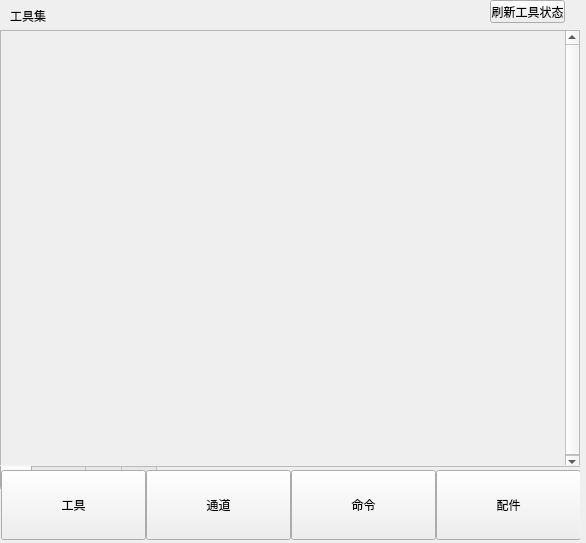
<?xml version="1.0" encoding="UTF-8"?>
<ui version="4.0">
 <class>tools_window</class>
 <widget class="QWidget" name="tools_window">
  <property name="geometry">
   <rect>
    <x>0</x>
    <y>0</y>
    <width>586</width>
    <height>543</height>
   </rect>
  </property>
  <property name="windowTitle">
   <string>工具库</string>
  </property>
  <widget class="QWidget" name="tools_font" native="true">
   <property name="geometry">
    <rect>
     <x>0</x>
     <y>0</y>
     <width>580</width>
     <height>540</height>
    </rect>
   </property>
   <property name="styleSheet">
    <string notr="true"/>
   </property>
   <widget class="QTabWidget" name="tabWidget">
    <property name="geometry">
     <rect>
      <x>0</x>
      <y>0</y>
      <width>580</width>
      <height>491</height>
     </rect>
    </property>
    <property name="styleSheet">
     <string notr="true"/>
    </property>
    <property name="tabPosition">
     <enum>QTabWidget::South</enum>
    </property>
    <property name="tabShape">
     <enum>QTabWidget::Rounded</enum>
    </property>
    <property name="currentIndex">
     <number>0</number>
    </property>
    <property name="iconSize">
     <size>
      <width>30</width>
      <height>30</height>
     </size>
    </property>
    <property name="documentMode">
     <bool>true</bool>
    </property>
    <property name="movable">
     <bool>true</bool>
    </property>
    <property name="tabBarAutoHide">
     <bool>true</bool>
    </property>
    <widget class="QWidget" name="tools_tab_tool">
     <attribute name="title">
      <string>1</string>
     </attribute>
     <widget class="QWidget" name="tool_window" native="true">
      <property name="geometry">
       <rect>
        <x>0</x>
        <y>0</y>
        <width>580</width>
        <height>471</height>
       </rect>
      </property>
      <property name="styleSheet">
       <string notr="true"/>
      </property>
      <widget class="QLabel" name="tool_label">
       <property name="geometry">
        <rect>
         <x>10</x>
         <y>10</y>
         <width>54</width>
         <height>12</height>
        </rect>
       </property>
       <property name="text">
        <string>工具集</string>
       </property>
      </widget>
      <widget class="QScrollArea" name="tool_scrollArea">
       <property name="geometry">
        <rect>
         <x>0</x>
         <y>30</y>
         <width>580</width>
         <height>440</height>
        </rect>
       </property>
       <property name="verticalScrollBarPolicy">
        <enum>Qt::ScrollBarAlwaysOn</enum>
       </property>
       <property name="horizontalScrollBarPolicy">
        <enum>Qt::ScrollBarAlwaysOff</enum>
       </property>
       <property name="sizeAdjustPolicy">
        <enum>QAbstractScrollArea::AdjustToContentsOnFirstShow</enum>
       </property>
       <property name="widgetResizable">
        <bool>false</bool>
       </property>
       <widget class="QWidget" name="scrollAreaWidgetContents_tool">
        <property name="geometry">
         <rect>
          <x>0</x>
          <y>0</y>
          <width>570</width>
          <height>439</height>
         </rect>
        </property>
       </widget>
      </widget>
      <widget class="QPushButton" name="pushButton">
       <property name="geometry">
        <rect>
         <x>490</x>
         <y>0</y>
         <width>75</width>
         <height>23</height>
        </rect>
       </property>
       <property name="text">
        <string>刷新工具状态</string>
       </property>
      </widget>
     </widget>
    </widget>
    <widget class="QWidget" name="tools_tab_tunnel">
     <attribute name="title">
      <string>Tab 2</string>
     </attribute>
     <widget class="QWidget" name="tunnel_window" native="true">
      <property name="geometry">
       <rect>
        <x>0</x>
        <y>0</y>
        <width>580</width>
        <height>471</height>
       </rect>
      </property>
      <property name="styleSheet">
       <string notr="true"/>
      </property>
      <widget class="QLabel" name="tunnel_label">
       <property name="geometry">
        <rect>
         <x>10</x>
         <y>10</y>
         <width>54</width>
         <height>12</height>
        </rect>
       </property>
       <property name="text">
        <string>通道集</string>
       </property>
      </widget>
      <widget class="QScrollArea" name="tunnel_scrollArea">
       <property name="geometry">
        <rect>
         <x>0</x>
         <y>30</y>
         <width>580</width>
         <height>440</height>
        </rect>
       </property>
       <property name="verticalScrollBarPolicy">
        <enum>Qt::ScrollBarAlwaysOn</enum>
       </property>
       <property name="horizontalScrollBarPolicy">
        <enum>Qt::ScrollBarAlwaysOff</enum>
       </property>
       <property name="sizeAdjustPolicy">
        <enum>QAbstractScrollArea::AdjustToContentsOnFirstShow</enum>
       </property>
       <property name="widgetResizable">
        <bool>false</bool>
       </property>
       <widget class="QWidget" name="scrollAreaWidgetContents_tunnel">
        <property name="geometry">
         <rect>
          <x>0</x>
          <y>0</y>
          <width>570</width>
          <height>439</height>
         </rect>
        </property>
       </widget>
      </widget>
     </widget>
    </widget>
    <widget class="QWidget" name="tools_tab_command">
     <attribute name="title">
      <string>页</string>
     </attribute>
     <widget class="QWidget" name="command_window" native="true">
      <property name="geometry">
       <rect>
        <x>0</x>
        <y>0</y>
        <width>580</width>
        <height>471</height>
       </rect>
      </property>
      <property name="styleSheet">
       <string notr="true"/>
      </property>
      <widget class="QLabel" name="command_label">
       <property name="geometry">
        <rect>
         <x>10</x>
         <y>10</y>
         <width>54</width>
         <height>12</height>
        </rect>
       </property>
       <property name="text">
        <string>命令集</string>
       </property>
      </widget>
      <widget class="QScrollArea" name="command_scrollArea">
       <property name="geometry">
        <rect>
         <x>0</x>
         <y>30</y>
         <width>580</width>
         <height>440</height>
        </rect>
       </property>
       <property name="verticalScrollBarPolicy">
        <enum>Qt::ScrollBarAlwaysOn</enum>
       </property>
       <property name="horizontalScrollBarPolicy">
        <enum>Qt::ScrollBarAlwaysOff</enum>
       </property>
       <property name="sizeAdjustPolicy">
        <enum>QAbstractScrollArea::AdjustToContentsOnFirstShow</enum>
       </property>
       <property name="widgetResizable">
        <bool>false</bool>
       </property>
       <widget class="QWidget" name="scrollAreaWidgetContents_command">
        <property name="geometry">
         <rect>
          <x>0</x>
          <y>0</y>
          <width>570</width>
          <height>439</height>
         </rect>
        </property>
       </widget>
      </widget>
     </widget>
    </widget>
    <widget class="QWidget" name="tools_tab_component">
     <attribute name="title">
      <string>页</string>
     </attribute>
     <widget class="QWidget" name="component_window" native="true">
      <property name="geometry">
       <rect>
        <x>0</x>
        <y>0</y>
        <width>580</width>
        <height>470</height>
       </rect>
      </property>
      <property name="styleSheet">
       <string notr="true"/>
      </property>
      <widget class="QLabel" name="component_label">
       <property name="geometry">
        <rect>
         <x>10</x>
         <y>10</y>
         <width>54</width>
         <height>12</height>
        </rect>
       </property>
       <property name="text">
        <string>配件集</string>
       </property>
      </widget>
      <widget class="QScrollArea" name="component_scrollArea">
       <property name="geometry">
        <rect>
         <x>0</x>
         <y>30</y>
         <width>580</width>
         <height>440</height>
        </rect>
       </property>
       <property name="verticalScrollBarPolicy">
        <enum>Qt::ScrollBarAlwaysOn</enum>
       </property>
       <property name="horizontalScrollBarPolicy">
        <enum>Qt::ScrollBarAlwaysOff</enum>
       </property>
       <property name="sizeAdjustPolicy">
        <enum>QAbstractScrollArea::AdjustToContentsOnFirstShow</enum>
       </property>
       <property name="widgetResizable">
        <bool>false</bool>
       </property>
       <widget class="QWidget" name="scrollAreaWidgetContents_component">
        <property name="geometry">
         <rect>
          <x>0</x>
          <y>0</y>
          <width>570</width>
          <height>439</height>
         </rect>
        </property>
       </widget>
      </widget>
     </widget>
    </widget>
   </widget>
   <widget class="QWidget" name="tools_menu_list" native="true">
    <property name="geometry">
     <rect>
      <x>0</x>
      <y>470</y>
      <width>580</width>
      <height>71</height>
     </rect>
    </property>
    <widget class="QPushButton" name="tools_button_tool">
     <property name="geometry">
      <rect>
       <x>1</x>
       <y>0</y>
       <width>145</width>
       <height>70</height>
      </rect>
     </property>
     <property name="text">
      <string>工具</string>
     </property>
    </widget>
    <widget class="QPushButton" name="tools_button_tunnel">
     <property name="geometry">
      <rect>
       <x>146</x>
       <y>0</y>
       <width>145</width>
       <height>70</height>
      </rect>
     </property>
     <property name="text">
      <string>通道</string>
     </property>
    </widget>
    <widget class="QPushButton" name="tools_button_command">
     <property name="geometry">
      <rect>
       <x>291</x>
       <y>0</y>
       <width>145</width>
       <height>70</height>
      </rect>
     </property>
     <property name="text">
      <string>命令</string>
     </property>
    </widget>
    <widget class="QPushButton" name="tools_button_component">
     <property name="geometry">
      <rect>
       <x>436</x>
       <y>0</y>
       <width>145</width>
       <height>70</height>
      </rect>
     </property>
     <property name="text">
      <string>配件</string>
     </property>
    </widget>
   </widget>
  </widget>
 </widget>
 <resources/>
 <connections>
  <connection>
   <sender>tools_button_tool</sender>
   <signal>clicked()</signal>
   <receiver>tool_scrollArea</receiver>
   <slot>show()</slot>
   <hints>
    <hint type="sourcelabel">
     <x>67</x>
     <y>497</y>
    </hint>
    <hint type="destinationlabel">
     <x>95</x>
     <y>373</y>
    </hint>
   </hints>
  </connection>
  <connection>
   <sender>tools_button_tunnel</sender>
   <signal>clicked()</signal>
   <receiver>tunnel_scrollArea</receiver>
   <slot>show()</slot>
   <hints>
    <hint type="sourcelabel">
     <x>199</x>
     <y>494</y>
    </hint>
    <hint type="destinationlabel">
     <x>205</x>
     <y>355</y>
    </hint>
   </hints>
  </connection>
  <connection>
   <sender>tools_button_command</sender>
   <signal>clicked()</signal>
   <receiver>command_scrollArea</receiver>
   <slot>show()</slot>
   <hints>
    <hint type="sourcelabel">
     <x>361</x>
     <y>490</y>
    </hint>
    <hint type="destinationlabel">
     <x>381</x>
     <y>322</y>
    </hint>
   </hints>
  </connection>
  <connection>
   <sender>tools_button_component</sender>
   <signal>clicked()</signal>
   <receiver>component_scrollArea</receiver>
   <slot>show()</slot>
   <hints>
    <hint type="sourcelabel">
     <x>496</x>
     <y>493</y>
    </hint>
    <hint type="destinationlabel">
     <x>476</x>
     <y>315</y>
    </hint>
   </hints>
  </connection>
 </connections>
</ui>
